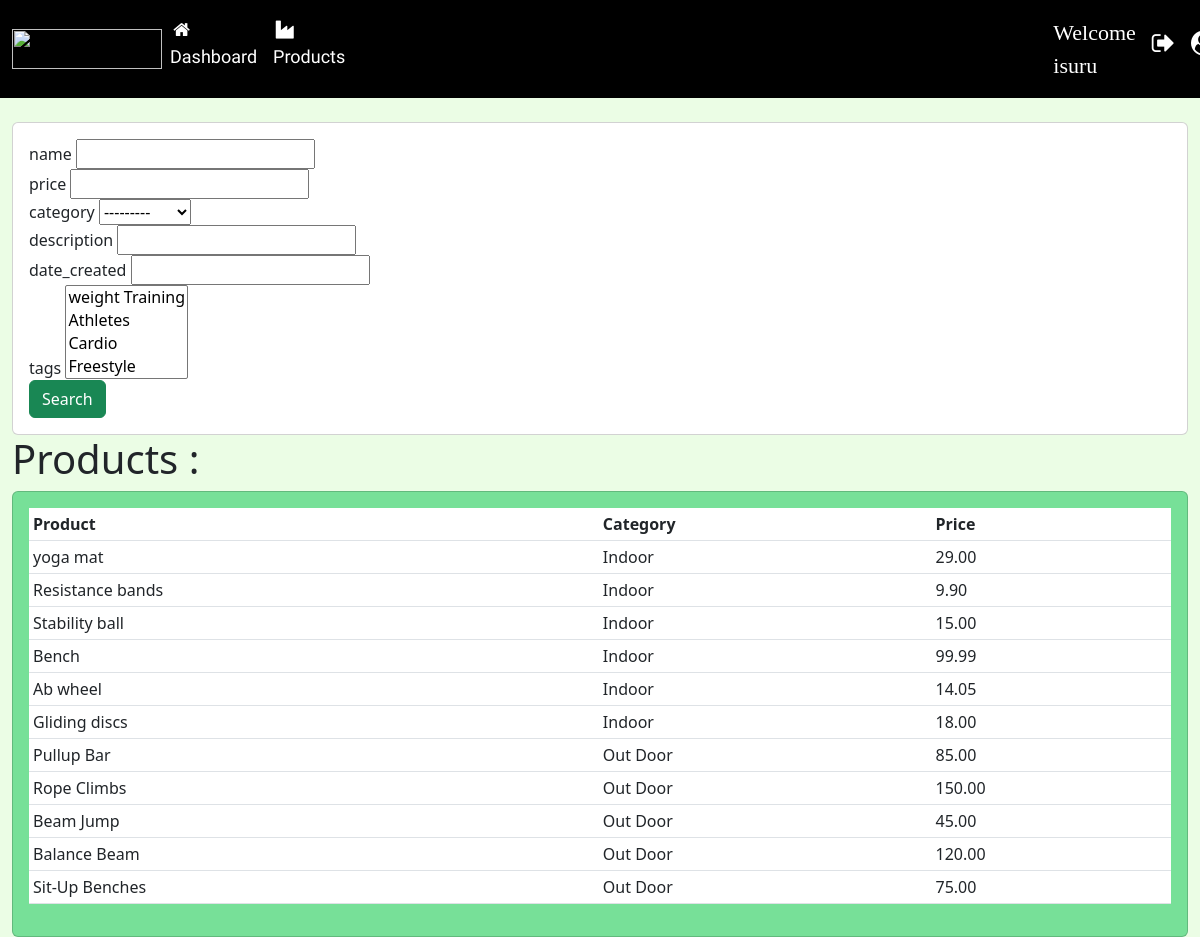
Screenshot of /products/ (signed in) with the database file from the repository.
### accounts/models.py (models this page shows, shortened)
class Product(models.Model):
    CATEGORY = (
        ("Indoor", "Indoor"),
        ("Out Door", "Out Door"),
    )
    name = models.CharField(max_length=200, null=True)
    price = models.FloatField(null=True)
    category = models.CharField(max_length=200, null=True, choices=CATEGORY)
    description = models.CharField(max_length=200, null=True)
    date_created = models.DateTimeField(auto_now_add=True, null=True)
    tags = models.ManyToManyField(Tag)

### accounts/decorators.py (the view)
        def wrapper_func(request, *args, **kwargs):
            group = None
            if request.user.groups.exists():
                group = request.user.groups.all()[0].name
            if group in allowed_roles:
                return view_func(request, *args, **kwargs)
            else:
                return HttpResponse("<h1>user Not allowed </h1>")

### accounts/models.py (called while the page is built)
    def __str__(self):
        return self.name

### accounts/views.py (called while the page is built)
@login_required(login_url="login")
@allowed_user(["admin"])
def products(request):
    products = Product.objects.all()
    myFilter = ProductFilter(request.GET, queryset=products)
    products = myFilter.qs
    context = {"products": products, "myFilter": myFilter}
    return render(request, "Products.html", context)

### templates/Products.html (shortened to what this page needs)
{% extends "Main.html" %}
{% load static %}
{% block content %}
	<br>
	<div class="container-fluid">
		<div class="row">
			<div class="col-md">
				<div class="card card-body">
					<form method="GET">
						{% for field in myFilter.form %}
							<div class="form-group">
								<label for="{{ field.name }}">{{ field.name }}</label>
								{{ field }}
							</div>
						{% endfor %}
						<button class="btn btn-success " type="submit">Search</button>
					</form>
				</div>
			</div>
		</div>
		<div class="row">
			<div class="col-md">
				<h5 class="display-6">Products :</h5>
				<div class="card card-body" id="table">
					<table class="table table-sm">
						<tr>
							<th>Product</th>
							<th>Category</th>
							<th>Price</th>
						</tr>
						{% for product in products %}
							<tr id="product-row">
								<td>{{ product.name }}</td>
								<td>{{ product.category }}</td>
								<td>{{ product.price|floatformat:2 }}</td>
							</tr>
						{% endfor %}
					</table>
				</div>
			</div>
		</div>
	</div>
{% endblock %}

### templates/NavBar.html (shortened to what this page needs)
<!DOCTYPE html>
{% load static %}
<html lang="en">
<head>
	<link rel="stylesheet" href="https://cdnjs.cloudflare.com/ajax/libs/font-awesome/4.7.0/css/font-awesome.min.css">
	<link rel="stylesheet" type="text/css" href="{% static "styles/main.css" %}">
</head>
<body>
{% block content %}
	<nav class="navbar navbar-expand-lg navbar-dark bg-black text-light">
		<div class="container-fluid">
			<img src="https://bind-crm-public.s3.eu-west-2.amazonaws.com/logo-light-1654586654vY8as.png"
			     href="{% url "home" %}" id="logo">
			<div class="collapse navbar-collapse" id="navbarSupportedContent">
				<ul class="navbar-nav me-auto mb-2 mb-lg-0">
				{% if request.user.is_staff %}
					<li class="nav-item">
						<a class="nav-link active" aria-current="page" href="{% url "home" %}"><i
								class="fa fa-fw fa-home"></i>Dashboard</a>
					</li>
					<li class="nav-item">
						<a class="nav-link active" aria-current="page" href="{% url "products" %}"><i
								class="fa fa-fw fa-industry"></i>Products</a>
					</li>
				{% endif %}
					<li class="nav-item">
						{% if request.user.is_authenticated %}
							<label class="nav-link active" aria-current="page" style="padding-left: 700px;font-family: Cinzel, serif;
                         font-size: 22px;  ">Welcome {{ request.user.username }}</label>
						{% endif %}
					</li>
				</ul>
				<ul class="navbar-nav  mb-2 d-flex">
					<li class="nav-item d-flex">
							<a class="nav-link active" aria-current="page" href="{% url "logout" %}"><i
									class="fa fa-sign-out"
									style="font-size:25px"></i></a>
							<a class="nav-link active" aria-current="page" href="{% url "login" %}"><i
									class="fa fa-user-circle"
									style="font-size:25px"></i></a>
					</li>
				</ul>
			</div>
		</div>
	</nav>
{% endblock %}
</body>
</html>

### static/styles/main.css (style rules this page uses)
body { background-color: #ebfde5; }
#logo { width: 150px; height: 40px; }
#table { background-color: #77e098 }
.navbar a { font-family: 'Source Sans Pro', sans-serif; font-size: 18px; padding-right: 30px; }
.active { background-color: black; }

### rows the page displays
Product: name "yoga mat", category "Indoor", price "29.00"
Product: name "Resistance bands", category "Indoor", price "9.90"
Product: name "Stability ball", category "Indoor", price "15.00"
Product: name "Bench", category "Indoor", price "99.99"
Product: name "Ab wheel", category "Indoor", price "14.05"
Product: name "Gliding discs", category "Indoor", price "18.00"
Product: name "Pullup Bar", category "Out Door", price "85.00"
Product: name "Rope Climbs", category "Out Door", price "150.00"
Product: name "Beam Jump", category "Out Door", price "45.00"
Product: name "Balance Beam", category "Out Door", price "120.00"
Product: name "Sit-Up Benches", category "Out Door", price "75.00"

### other values shown
{{ request.user.username }} "isuru"
{{ field.name }} "name" "price" "category" "description" "date_created" "tags"
